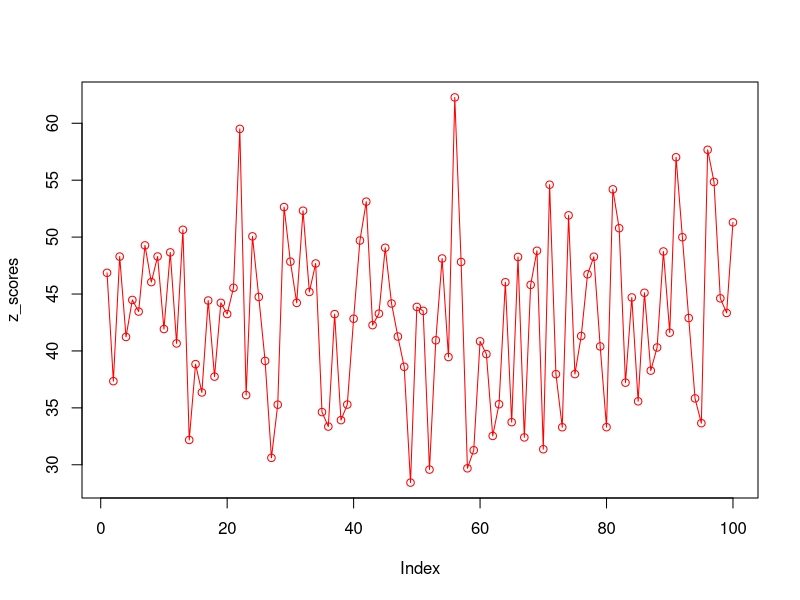
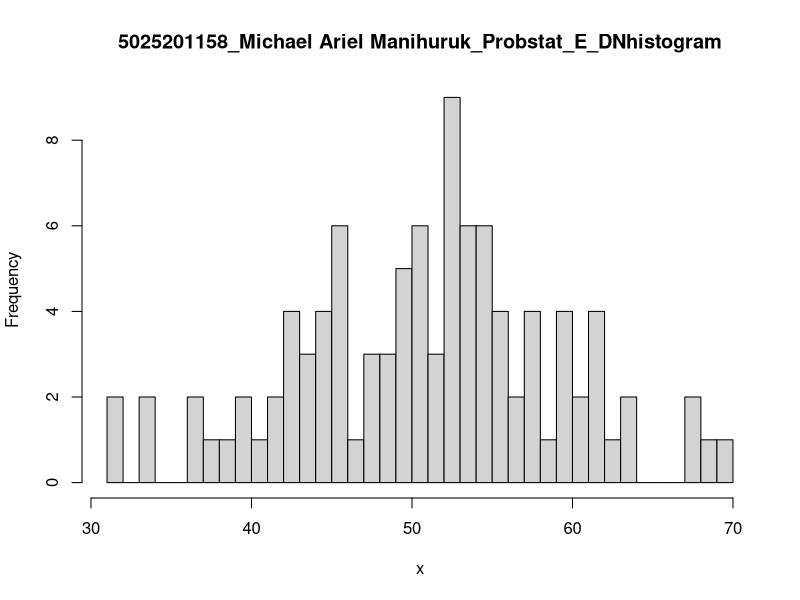

The R source for these figures, in order:
#soal no 6

# a. Diketahui n = 100, m = 50, std = 8
n = 100
m = 50
std = 8

#data <- c(1,2,4,2,6,3,10,11,5,3,6,85)
data <- rnorm(100,50,8)
rata_rata <- mean(data)
x1 <- floor(mean(data))
x2 <- round(mean(data))

z_scores <- (data - mean(data) / sd(data))

plot(z_scores, type = "o", col="red")

# b. Generate histogram dengan breaks 50 dengan format penamaan
x <- rnorm(100,50,8)
hist(x,
     breaks = 50,
     main = "5025201158_Michael Ariel Manihuruk_Probstat_E_DNhistogram")

# c. Nilai Varian dari hasil generate random nilai Distribusi Normal
var(x)